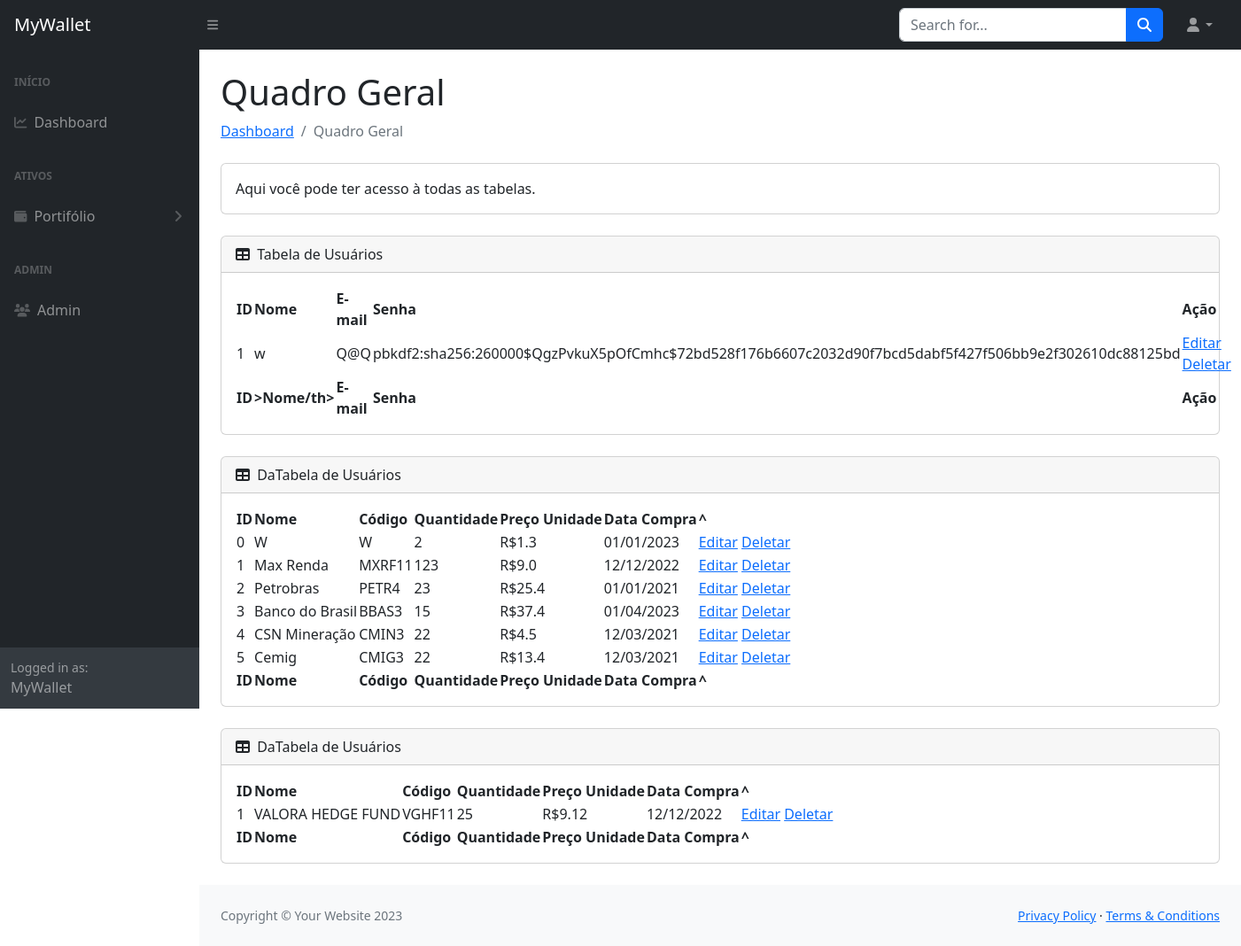
The app's page /usuarios_tabelas_temp (signed in) with its own data.
### mywalletproject/ext/database.py (models this page shows, shortened)
class User(db.Model, SerializerMixin, UserMixin):
    id = db.Column(db.Integer, primary_key=True, autoincrement=True)
    nome = db.Column(db.String(80), unique=True, nullable=False)
    email = db.Column(db.String(120), unique=True, nullable=False)
    senha = db.Column(db.String(120), nullable=False)

class Acoes(db.Model, SerializerMixin):
    __tablename__ = "acoes"
    id = db.Column(db.Integer, primary_key=True, autoincrement=True)
    usuario_id = db.Column(db.Integer, db.ForeignKey("user.id"), nullable=False)
    nome_acao = db.Column(db.String(80), nullable=False)
    codigo_acao = db.Column(db.String(80), nullable=False)
    quantidade = db.Column(db.Integer, nullable=False)
    preco_unitario = db.Column(db.Float, nullable=False)
    data_compra = db.Column(db.String(10), nullable=False)

class FundosImobiliarios(db.Model, SerializerMixin):
    __tablename__ = "fundosImobiliarios"
    id = db.Column(db.Integer, primary_key=True, autoincrement=True)
    usuario_id = db.Column(db.Integer, db.ForeignKey("user.id"), nullable=False)
    nome_fii = db.Column(db.String(80), nullable=False)
    codigo_fii = db.Column(db.String(80), nullable=False)
    quantidade = db.Column(db.Integer, nullable=False)
    preco_unitario = db.Column(db.Float, nullable=False)
    data_compra = db.Column(db.String(10), nullable=False)

### mywalletproject/blueprints/views.py (the view)
    @app.route('/usuarios_tabelas_temp', methods =['GET','POST'])
    @login_required
    def usuarios_tabelas_temp():
        usuarios = User.query.all()
        fundosImobiliarios = FundosImobiliarios.query.all()
        acoes = Acoes.query.all()
        return render_template( 'usuarios_tabelas_temp.html',
                               usuarios =usuarios,
                               fundosImobiliarios=fundosImobiliarios,
                               acoes=acoes)

### mywalletproject/ext/auth.py (called while the page is built)
@login_manager.user_loader
def load_user(user_id):
    return User.query.get(int(user_id))

### mywalletproject/templates/usuarios_tabelas_temp.html
{% extends 'template_base.html' %}
{% block content %}
<div class="container-fluid px-4">
                        <h1 class="mt-4">Quadro Geral</h1>
                        <ol class="breadcrumb mb-4">
                            <li class="breadcrumb-item"><a href="/index_temp">Dashboard</a></li>
                            <li class="breadcrumb-item active">Quadro Geral</li>
                        </ol>
                        <div class="card mb-4">
                            <div class="card-body">
                                Aqui você pode ter acesso à todas as tabelas.
                            </div>
                        </div>
                        <div class="card mb-4">
                            <div class="card-header">
                                <i class="fas fa-table me-1"></i>
                                Tabela de Usuários
                            </div>
                            <div class="card-body">
                                <table id="datatablesSimple">
                                    <thead>
                                        <tr>
                                            <th>ID</th>
                                            <th>Nome</th>
                                            <th>E-mail</th>
                                            <th>Senha</th>
                                            <th>Ação</th>
                                        </tr>
                                    </thead>
                                    <tfoot>
                                        <tr>
                                            <th>ID</th>
                                            <th>>Nome/th>
                                            <th>E-mail</th>
                                            <th>Senha</th>
                                            <th>Ação</th>
                                        </tr>
                                    </tfoot>
                                    <tbody>
                                            {% for u in usuarios%}
                                    <tr>
                                        <td>{{u.id}}</td>
                                        <td>{{u.nome}}</td>
                                        <td>{{u.email}}</td>
                                        <td>{{u.senha}}</td>
                                        <td>
                                            <a href="/edit/{{u.id}}"> Editar</a>
                                            <a href="/delete/{{u.id}}"> Deletar</a>
                                        </td>
                                    </tr>
                                    {%endfor%}
                                    </tbody>
                                </table>
                            </div>
                        </div>
                        <div class="card mb-4">
                            <div class="card-header">
                                <i class="fas fa-table me-1"></i>
                                DaTabela de Usuários
                            </div>
                            <div class="card-body">
                                <table id="datatablesSimple">
                                    <thead>
                                        <tr>
                                            <th>ID</th>
                                            <th>Nome</th>
                                            <th>Código</th>
                                            <th>Quantidade</th>
                                            <th>Preço Unidade</th>
                                            <th>Data Compra</th>
                                            <th>^</th>
                                        </tr>
                                    </thead>
                                    <tfoot>
                                        <tr>
                                            <th>ID</th>
                                            <th>Nome</th>
                                            <th>Código</th>
                                            <th>Quantidade</th>
                                            <th>Preço Unidade</th>
                                            <th>Data Compra</th>
                                            <th>^</th>
                                        </tr>
                                    </tfoot>
                                    <tbody>
                                    {% for a in acoes%}
                                        <tr>
                                            <td>{{a.id}}</td>
                                            <td>{{a.nome_acao}}</td>
                                            <td>{{a.codigo_acao}}</td>
                                            <td>{{a.quantidade}}</td>
                                            <td> R${{a.preco_unitario}}</td>
                                            <td>{{a.data_compra}}</td>
                                            <td>
                                                <a href="/edit/{{a.id}}"> Editar</a>
                                                <a href="/delete/{{a.id}}"> Deletar</a>
                                            </td>
                                        </tr>
                                    {%endfor%}
                                    </tbody>
                                </table>
                            </div>
                        </div>
                        <div class="card mb-4">
                            <div class="card-header">
                                <i class="fas fa-table me-1"></i>
                                DaTabela de Usuários
                            </div>
                            <div class="card-body">
                                <table id="datatablesSimple">
                                    <thead>
                                        <tr>
                                            <th>ID</th>
                                            <th>Nome</th>
                                            <th>Código</th>
                                            <th>Quantidade</th>
                                            <th>Preço Unidade</th>
                                            <th>Data Compra</th>
                                            <th>^</th>
                                        </tr>
                                    </thead>
                                    <tfoot>
                                        <tr>
                                            <th>ID</th>
                                            <th>Nome</th>
                                            <th>Código</th>
                                            <th>Quantidade</th>
                                            <th>Preço Unidade</th>
                                            <th>Data Compra</th>
                                            <th>^</th>
                                        </tr>
                                    </tfoot>
                                    <tbody>
                                    {% for f in fundosImobiliarios%}
                                        <tr>
                                            <td>{{f.id}}</td>
                                            <td>{{f.nome_fii}}</td>
                                            <td>{{f.codigo_fii}}</td>
                                            <td>{{f.quantidade}}</td>
                                            <td> R${{f.preco_unitario}}</td>
                                            <td>{{f.data_compra}}</td>
                                            <td>
                                                <a href="/edit/{{f.id}}"> Editar</a>
                                                <a href="/delete/{{f.id}}"> Deletar</a>
                                            </td>
                                        </tr>
                                    {%endfor%}
                                    </tbody>
                                </table>
                            </div>
                        </div>
                    </div>
{% endblock %}

### mywalletproject/templates/template_base.html (shortened to what this page needs)
<!DOCTYPE html>
<html lang="pt-br">
    <head>
     <link href="../static/css/stylesheets.css" rel="stylesheet" />
        <link href="../static/css/styles.css" rel="stylesheet" />
    </head>
    <body class="sb-nav-fixed">
        <nav class="sb-topnav navbar navbar-expand navbar-dark bg-dark">
            <a class="navbar-brand ps-3" href="index.html">MyWallet</a>
            <button class="btn btn-link btn-sm order-1 order-lg-0 me-4 me-lg-0" id="sidebarToggle" href="#!"><i class="fas fa-bars"></i></button>
            <form class="d-none d-md-inline-block form-inline ms-auto me-0 me-md-3 my-2 my-md-0">
                <div class="input-group">
                    <input class="form-control" type="text" placeholder="Search for..." aria-label="Search for..." aria-describedby="btnNavbarSearch" />
                    <button class="btn btn-primary" id="btnNavbarSearch" type="button"><i class="fas fa-search"></i></button>
                </div>
            </form>
            <ul class="navbar-nav ms-auto ms-md-0 me-3 me-lg-4">
                <li class="nav-item dropdown">
                    <a class="nav-link dropdown-toggle" id="navbarDropdown" href="#" role="button" data-bs-toggle="dropdown" aria-expanded="false"><i class="fas fa-user fa-fw"></i></a>
                </li>
            </ul>
        </nav>
        <div id="layoutSidenav">
            <div id="layoutSidenav_nav">
                <nav class="sb-sidenav accordion sb-sidenav-dark" id="sidenavAccordion">
                    <div class="sb-sidenav-menu">
                        <div class="nav">
                            <div class="sb-sidenav-menu-heading">Início</div>
                            <a class="nav-link" href="/index_temp">
                                <div class="sb-nav-link-icon"><i class="fas fa-solid fa-chart-line"></i></div>
                                Dashboard
                            </a>
                            <div class="sb-sidenav-menu-heading">Ativos</div>
                            <a class="nav-link collapsed" href="#" data-bs-toggle="collapse" data-bs-target="#collapseLayouts" aria-expanded="false" aria-controls="collapseLayouts">
                                <div class="sb-nav-link-icon"><i class="fas fa-wallet"></i></div>
                                Portifólio
                                <div class="sb-sidenav-collapse-arrow"><i class="fas fa-angle-down"></i></div>
                            </a>
                            <div class="sb-sidenav-menu-heading">Admin</div>
                            <a class="nav-link" href="/usuarios_tabelas_temp">
                                <div class="sb-nav-link-icon"><i class="fas fa-users"></i></div>
                                Admin
                            </a>
                        </div>
                    </div>
                    <div class="sb-sidenav-footer">
                        <div class="small">Logged in as:</div>
                       MyWallet
                    </div>
                </nav>
            </div>
            <div id="layoutSidenav_content">
                <main>
                    {% block content %}{% endblock %}
                </main>
                <footer class="py-4 bg-light mt-auto">
                    <div class="container-fluid px-4">
                        <div class="d-flex align-items-center justify-content-between small">
                            <div class="text-muted">Copyright &copy; Your Website 2023</div>
                            <div>
                                <a href="#">Privacy Policy</a>
                                &middot;
                                <a href="#">Terms &amp; Conditions</a>
                            </div>
                        </div>
                    </div>
                </footer>
            </div>
        </div>
    </body>
</html>

### records on screen
User: id "1", nome "w", email "Q@Q", senha "pbkdf2:sha256:260000$QgzPvkuX5pOfCmhc$72bd528f176b6607c2032d90f7bcd5dabf5f427f506bb9e2f302610dc88125bd"
Acoes: id "0", nome_acao "W", codigo_acao "W", quantidade "2", preco_unitario "1.3", data_compra "01/01/2023"
Acoes: id "1", nome_acao "Max Renda", codigo_acao "MXRF11", quantidade "123", preco_unitario "9.0", data_compra "12/12/2022"
Acoes: id "2", nome_acao "Petrobras", codigo_acao "PETR4", quantidade "23", preco_unitario "25.4", data_compra "01/01/2021"
Acoes: id "3", nome_acao "Banco do Brasil", codigo_acao "BBAS3", quantidade "15", preco_unitario "37.4", data_compra "01/04/2023"
Acoes: id "4", nome_acao "CSN Mineração", codigo_acao "CMIN3", quantidade "22", preco_unitario "4.5", data_compra "12/03/2021"
Acoes: id "5", nome_acao "Cemig", codigo_acao "CMIG3", quantidade "22", preco_unitario "13.4", data_compra "12/03/2021"
FundosImobiliarios: id "1", nome_fii "VALORA HEDGE FUND", codigo_fii "VGHF11", quantidade "25", preco_unitario "9.12", data_compra "12/12/2022"
